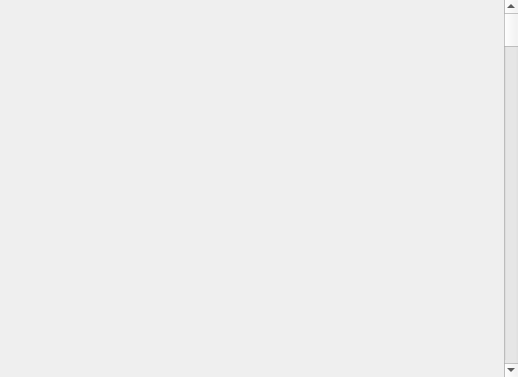
<?xml version="1.0" encoding="UTF-8"?>
<ui version="4.0">
 <class>MaterialMapWidget</class>
 <widget class="QWidget" name="MaterialMapWidget">
  <property name="geometry">
   <rect>
    <x>0</x>
    <y>0</y>
    <width>518</width>
    <height>377</height>
   </rect>
  </property>
  <property name="windowTitle">
   <string>Form</string>
  </property>
  <layout class="QHBoxLayout" name="horizontalLayout">
   <property name="leftMargin">
    <number>0</number>
   </property>
   <property name="topMargin">
    <number>0</number>
   </property>
   <property name="rightMargin">
    <number>0</number>
   </property>
   <property name="bottomMargin">
    <number>0</number>
   </property>
   <item>
    <widget class="gui::GfxWidget" name="widget"/>
   </item>
   <item>
    <widget class="QScrollBar" name="verticalScrollBar">
     <property name="orientation">
      <enum>Qt::Vertical</enum>
     </property>
    </widget>
   </item>
  </layout>
 </widget>
 <customwidgets>
  <customwidget>
   <class>gui::GfxWidget</class>
   <extends>QWidget</extends>
   <header>gfxwidget.h</header>
   <container>1</container>
  </customwidget>
 </customwidgets>
 <resources/>
 <connections/>
</ui>
